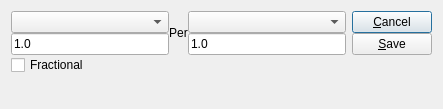
<?xml version="1.0" encoding="UTF-8"?>
<ui version="4.0">
 <comment>This file is part of the xTuple ERP: PostBooks Edition, a free and
open source Enterprise Resource Planning software suite,
Copyright (c) 1999-2018 by OpenMFG LLC, d/b/a xTuple.
It is licensed to you under the Common Public Attribution License
version 1.0, the full text of which (including xTuple-specific Exhibits)
is available at www.xtuple.com/CPAL.  By using this software, you agree
to be bound by its terms.</comment>
 <class>uomConv</class>
 <widget class="QDialog" name="uomConv">
  <property name="geometry">
   <rect>
    <x>0</x>
    <y>0</y>
    <width>443</width>
    <height>109</height>
   </rect>
  </property>
  <property name="windowTitle">
   <string>Conversion</string>
  </property>
  <layout class="QHBoxLayout">
   <item>
    <layout class="QVBoxLayout">
     <property name="spacing">
      <number>0</number>
     </property>
     <item>
      <layout class="QVBoxLayout">
       <item>
        <layout class="QGridLayout">
         <item row="0" column="0">
          <widget class="XComboBox" name="_uomFrom">
           <property name="currentIndex">
            <number>-1</number>
           </property>
           <property name="type">
            <enum>XComboBox::UOMs</enum>
           </property>
          </widget>
         </item>
         <item row="0" column="1" rowspan="2">
          <widget class="QLabel" name="label">
           <property name="text">
            <string>Per</string>
           </property>
           <property name="alignment">
            <set>Qt::AlignCenter</set>
           </property>
          </widget>
         </item>
         <item row="1" column="0">
          <widget class="XLineEdit" name="_fromValue">
           <property name="text">
            <string>1.0</string>
           </property>
          </widget>
         </item>
         <item row="1" column="2">
          <widget class="XLineEdit" name="_toValue">
           <property name="text">
            <string>1.0</string>
           </property>
          </widget>
         </item>
         <item row="0" column="2">
          <widget class="XComboBox" name="_uomTo">
           <property name="type">
            <enum>XComboBox::UOMs</enum>
           </property>
          </widget>
         </item>
        </layout>
       </item>
       <item>
        <widget class="QCheckBox" name="_fractional">
         <property name="text">
          <string>Fractional</string>
         </property>
        </widget>
       </item>
      </layout>
     </item>
     <item>
      <spacer>
       <property name="orientation">
        <enum>Qt::Vertical</enum>
       </property>
       <property name="sizeHint" stdset="0">
        <size>
         <width>324</width>
         <height>16</height>
        </size>
       </property>
      </spacer>
     </item>
    </layout>
   </item>
   <item>
    <layout class="QVBoxLayout">
     <property name="spacing">
      <number>0</number>
     </property>
     <item>
      <layout class="QVBoxLayout">
       <item>
        <widget class="QPushButton" name="_cancel">
         <property name="text">
          <string>&amp;Cancel</string>
         </property>
        </widget>
       </item>
       <item>
        <widget class="QPushButton" name="_save">
         <property name="text">
          <string>&amp;Save</string>
         </property>
        </widget>
       </item>
      </layout>
     </item>
     <item>
      <spacer>
       <property name="orientation">
        <enum>Qt::Vertical</enum>
       </property>
       <property name="sizeHint" stdset="0">
        <size>
         <width>20</width>
         <height>40</height>
        </size>
       </property>
      </spacer>
     </item>
    </layout>
   </item>
  </layout>
 </widget>
 <customwidgets>
  <customwidget>
   <class>XComboBox</class>
   <extends>QComboBox</extends>
   <header>xcombobox.h</header>
  </customwidget>
  <customwidget>
   <class>XLineEdit</class>
   <extends>QLineEdit</extends>
   <header>xlineedit.h</header>
   <container>1</container>
  </customwidget>
 </customwidgets>
 <tabstops>
  <tabstop>_uomFrom</tabstop>
  <tabstop>_fromValue</tabstop>
  <tabstop>_uomTo</tabstop>
  <tabstop>_toValue</tabstop>
  <tabstop>_fractional</tabstop>
  <tabstop>_save</tabstop>
  <tabstop>_cancel</tabstop>
 </tabstops>
 <resources/>
 <connections/>
</ui>
